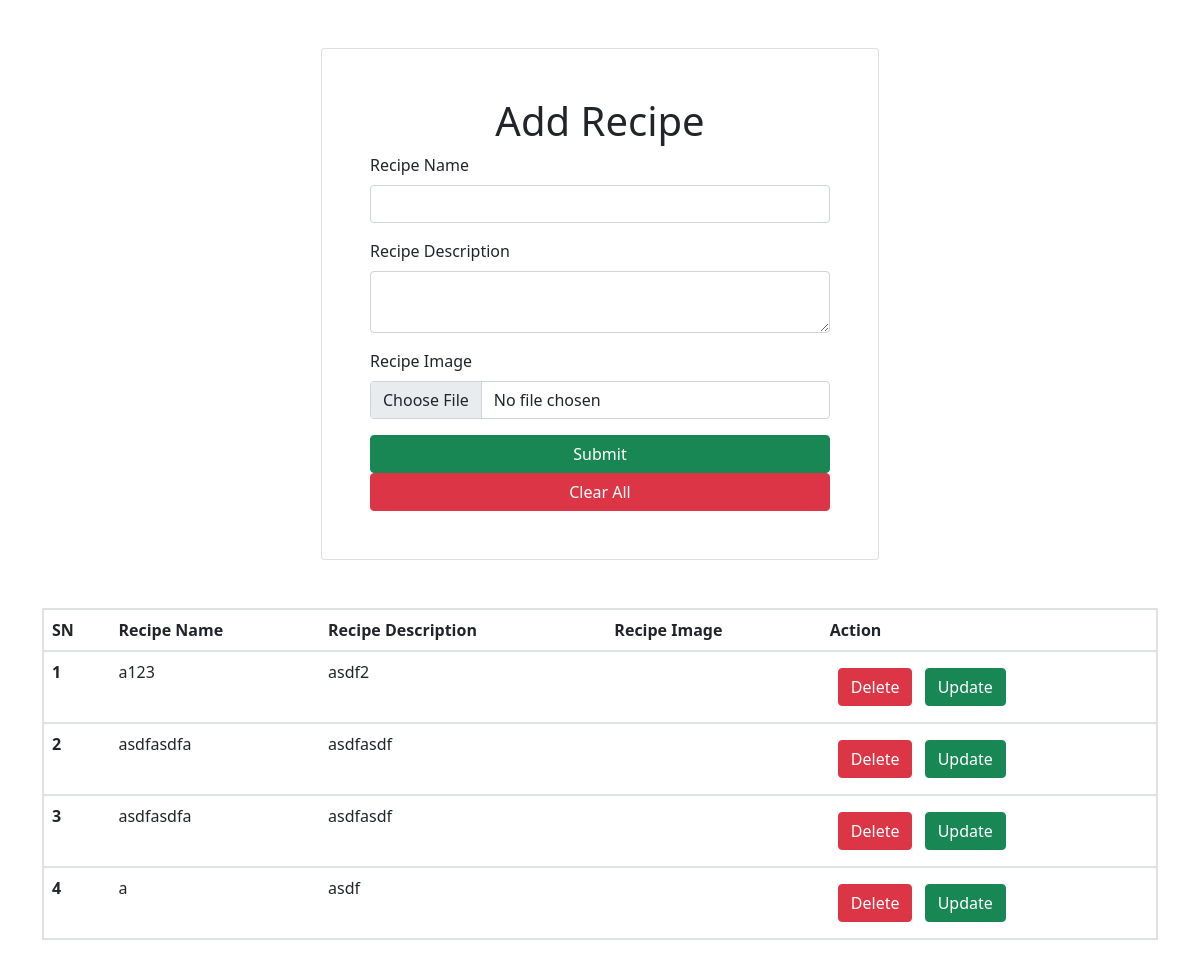
Before: /recipes/ with the older database file.
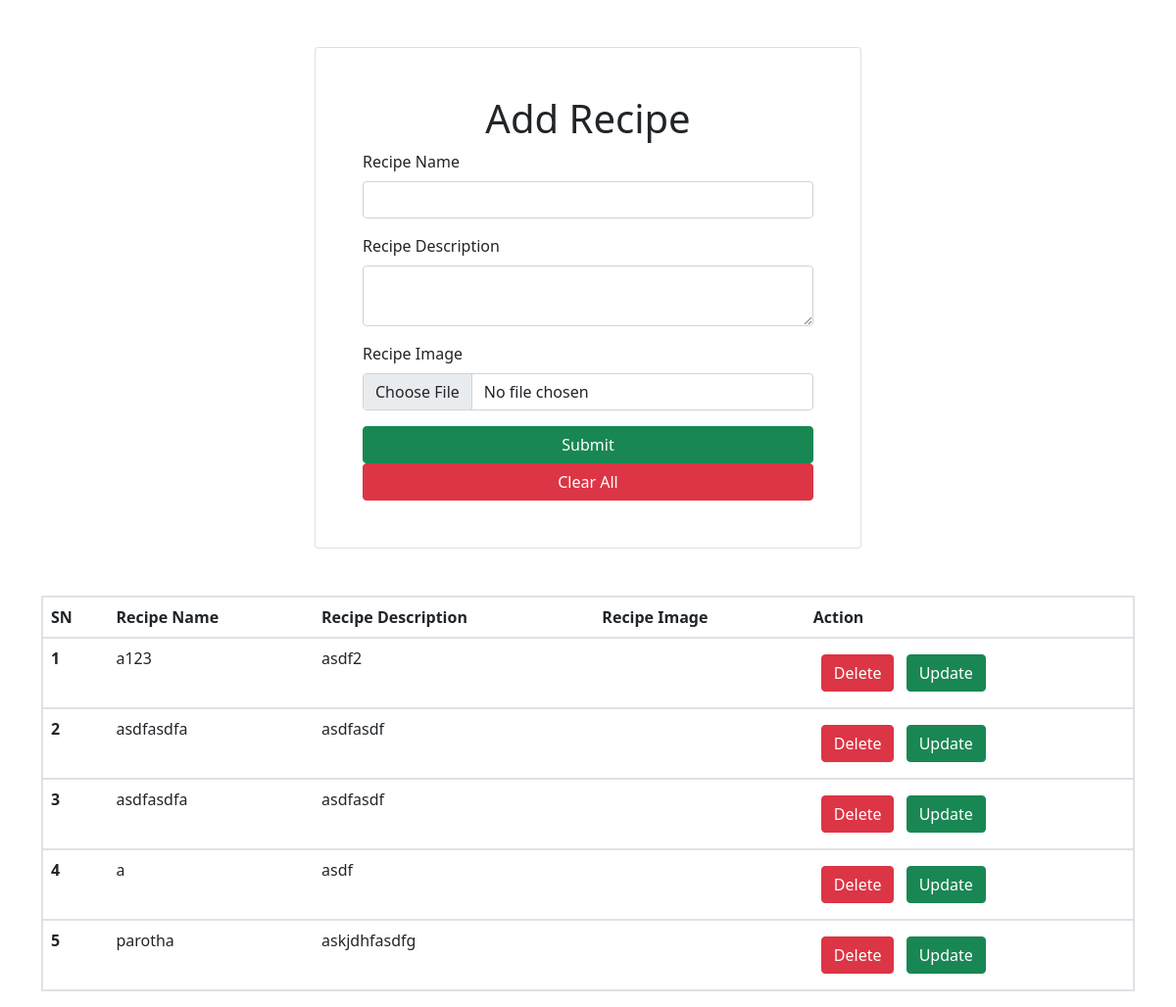
After: the same page with the newer database file.
### vege/models.py (models this page shows)
class Recipe(models.Model):
    user = models.ForeignKey(User, on_delete=models.CASCADE, null=True, blank=True)
    recipe_name = models.CharField(max_length=100)
    recipe_description = models.TextField()
    recipe_image = models.ImageField(upload_to='img')

### vege/views.py (the view, shortened to what this page needs)
# urls.py: path('recipes/', recipes, name="recipes"),
def recipes(request):
    queryset = Recipe.objects.all()
    context = {'page':'Recipe', 'Recipes':queryset}
    return render(request, 'recipes.html', context)

### vege/templates/recipes.html (shortened to what this page needs)
{% extends "base.html" %}
{% block start %}
<div class="container mt-5">
    <form class="col-6 mx-auto p-5 card" method="post">
        <h1 class="col-6 mx-auto text-center">Add Recipe</h1>
        <div class="mb-3">
          <label for="exampleInputEmail1" class="form-label">Recipe Name</label>
          <input type="text" name="recipe_name" required class="form-control">
        </div>
        <div class="mb-3">
          <label for="exampleInputPassword1" class="form-label">Recipe Description</label>
          <textarea name="recipe_description" required id="" class="form-control"></textarea>
        </div>
        <div class="mb-3">
          <label for="exampleInputPassword1" class="form-label">Recipe Image</label>
          <input type="file" name="recipe_image" required class="form-control">
        </div>
        <button type="submit" class="btn btn-success">Submit</button>
        <button type="reset" class="btn btn-danger">Clear All</button>
      </form>
</div>
<div class="container mt-5">
  <table class="table border border-2">
    <thead>
      <tr>
        <th scope="col">SN</th>
        <th scope="col">Recipe Name</th>
        <th scope="col">Recipe Description</th>
        <th scope="col">Recipe Image</th>
        <th scope="col">Action</th>
      </tr>
    </thead>
    <tbody>
      {% for rec in Recipes %}
      <tr class="border border-2">
        <th scope="row">{{ forloop.counter }}</th>
        <td>{{ rec.recipe_name }}</td>
        <td>{{ rec.recipe_description }}</td>
        <td><img src="{{ rec.recipe_image }}" alt="" style="height:2rem"></td>
        <td><a class="btn btn-danger m-2" href="/delete-recipe/{{rec.id}}">Delete</a>
          <a class="btn btn-success" href="/update-recipe/{{rec.id}}">Update</a></td>
      </tr>
      {% endfor %}
    </tbody>
  </table>
</div>
{% endblock %}

### vege/templates/base.html (shortened to what this page needs)
<!DOCTYPE html>
<html lang="en">
<head>
    <link href="https://cdn.jsdelivr.net/npm/bootstrap@5.1.3/dist/css/bootstrap.min.css" rel="stylesheet">
</head>
<body>
    {% block start %}
    {% endblock %}
</body>
</html>

Changed rows visible on the page:
added Recipe: recipe_name "parotha", recipe_description "askjdhfasdfg"
